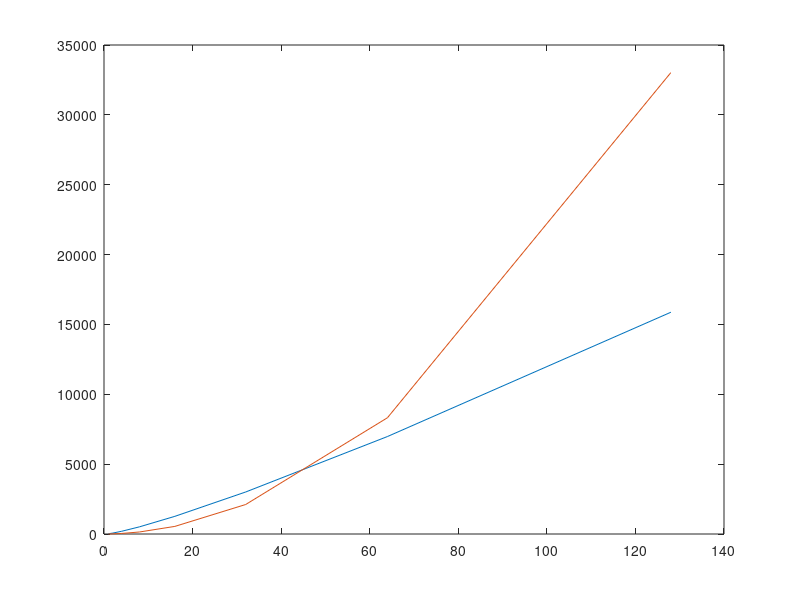

The MATLAB source for this figure: (Note: this script raises an error after producing the figure.)
ba = [4	12	40	144	544	2112	8320	33024	131584	525312	2099200	8392704	33562624	134234112];
fa = [19	68	196	512	1264	3008	6976	15872	35584	78848	173056	376832	815104	1753088];
N=[1,2,4,8,16,32,64,128,256,512,1024,2048,4096,8192];
idealB = 2*N.^2;
plot(N(1:8),fa(1:8),N(1:8),ba(1:8))
legend('FFT','Brute Force','location', 'NW');
grid on;
xlabel('Number of coefficients (N)');
ylabel('Number of Assignments');
title('FFT vs Brute Force Assignments based on input');
plot(N,fa,N,ba)
legend('FFT','Brute Force','location', 'NW');
grid on;
xlabel('Number of coefficients (N)');
ylabel('Number of Assignments');
title('FFT vs Brute Force Assignments based on input');
plot(N,idealB, N, ba);

bc = [1	4	16	64	256	1024	4096	16384	65536	262144	1048576	4194304	16777216	67108864];
fc = [3	12	36	96	240	576	1344	3072	6912	15360	33792	73728	159744	344064];
plot(N(1:6),fc(1:6),N(1:6),bc(1:6))
legend('FFT','Brute Force','location', 'NW');
grid on;
xlabel('Number of coefficients (N)');
ylabel('Number of Comparisons');
title('FFT vs Brute Force Comparisons based on input');

plot(N,fc,N,bc)
legend('FFT','Brute Force','location', 'NW');
grid on;
xlabel('Number of coefficients (N)');
ylabel('Number of Comparisons');
title('FFT vs Brute Force Comparisons based on input');